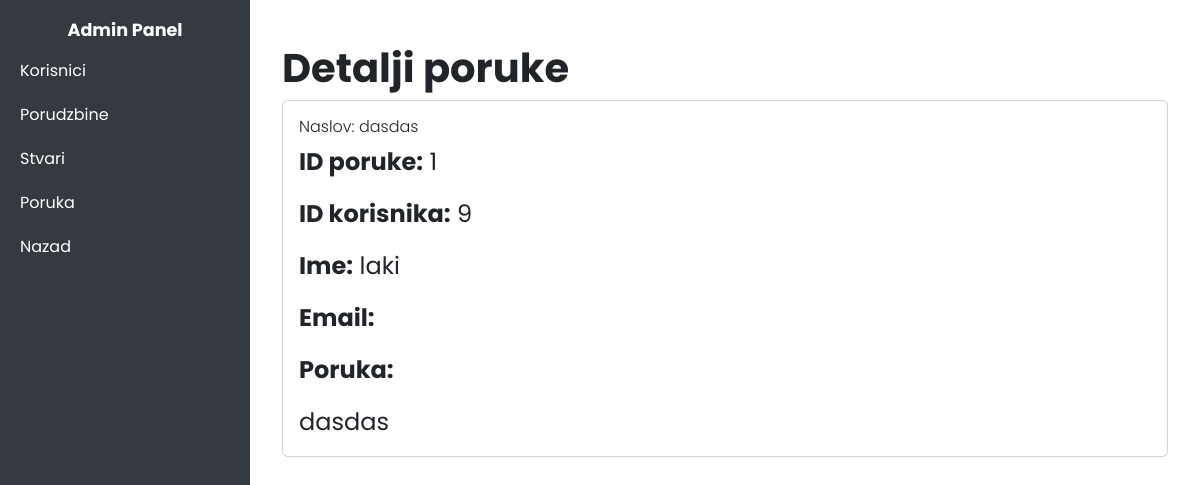
The page /adminViewMessage.php?message_id=1 (signed in) on the database its author committed.
### tables this page shows
CREATE TABLE `message` (
  `user_id` int(40) NOT NULL,
  `user_name` varchar(40) NOT NULL,
  `user_email` varchar(40) NOT NULL,
  `subject` varchar(40) NOT NULL,
  `message` varchar(10000) NOT NULL,
  `message_id` int(40) NOT NULL
);

### adminViewMessage.php (the view, shortened to what this page needs)
<?php
include('server/connection.php');
$message_id = $_GET['message_id'];
$stmt = $conn->prepare("SELECT * FROM message WHERE message_id = ?");
$stmt->bind_param("i", $message_id);
$stmt->execute();
$result = $stmt->get_result();
$message = $result->fetch_assoc();
?>
<!DOCTYPE html>
<html lang="en">
<head>
    <link rel="stylesheet" href="https://cdnjs.cloudflare.com/ajax/libs/font-awesome/6.7.1/css/all.min.css" />
    <link rel="stylesheet" href="assets/css/bootstrap.min.css"/>
    <link rel="stylesheet" href="assets/css/style.css"/>
</head>
<body>
<div id="content">
    <div class="container mt-4">
        <h1>Detalji poruke</h1>
        <div class="card">
            <div class="card-body">
                <h5 class="card-title">Naslov: <?php echo htmlspecialchars($message['subject']); ?></h5>
                <p class="card-text"><strong>ID poruke:</strong> <?php echo $message['message_id']; ?></p>
                <p class="card-text"><strong>ID korisnika:</strong> <?php echo $message['user_id']; ?></p>
                <p class="card-text"><strong>Ime:</strong> <?php echo htmlspecialchars($message['user_name']); ?></p>
                <p class="card-text"><strong>Email:</strong> <?php echo htmlspecialchars($message['user_email']); ?></p>
                <p class="card-text"><strong>Poruka:</strong></p>
                <p class="card-text"><?php echo nl2br(htmlspecialchars($message['message'])); ?></p>
            </div>
        </div>
    </div>
</div>
</body>
</html>

### assets/css/style.css (style rules this page uses)
* { margin:0; padding:0; }
body { font-family:'Poppins',sans-serif; }
p { font-size: 1.5rem; }
h1 { font-size:2.5rem; font-weight: 700; }
h4 { font-size:1.1rem; font-weight: 620; }
h5 { font-size:1rem; font-weight: 390; }
#sidebar { height: 100vh; position: fixed; left: 0; top: 0; background-color: #343a40; color: white; width: 250px; padding: 20px 0; }
#sidebar a { color: white; text-decoration: none; display: block; padding: 10px 20px; }
#content { margin-left: 250px; padding: 20px; }

### rows shown on the page
message: subject "dasdas", message_id "1", user "9", user_name "laki", message "dasdas"
